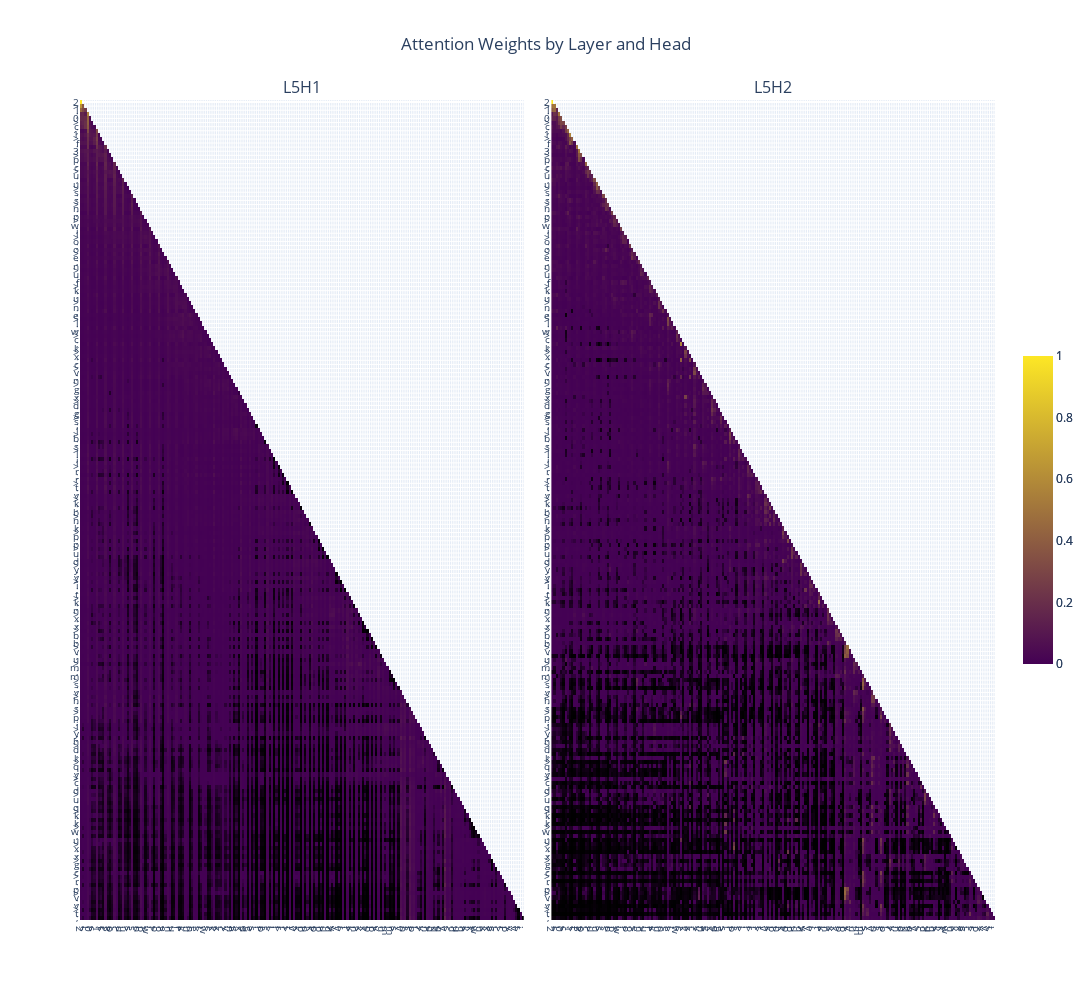

Notebook cell for this chart:
### Markdown cell above
### Layer 5

### Code cell
weights = [attn_weight.detach().cpu().numpy()[0] for attn_weight in attn_weights]
plotly_fig = get_fig(weights, list(prompt), selected_layers=[4], selected_heads=[0, 1], selected_x_toks=list(range(200)), selected_y_toks=list(range(200)))
plotly_fig.show()

### Figure 1 — Plotly figure (JSON) as saved in the notebook; plotly's stock layout.template omitted (floating-point values rounded to 4 significant figures; data arrays with more than 128 entries replaced by an {"elided": "..."} marker saying what was removed)
{"data": [{"colorbar": {"len": 0.4}, "colorscale": [[0, "black"], [0.001, "rgb(68,1,84)"], [1, "rgb(253,231,37)"]], "type": "heatmap", "x": {"elided": "200 int values"}, "xaxis": "x", "y": {"elided": "200 int values"}, "yaxis": "y", "z": {"elided": "200x200 float values"}, "zmax": 1, "zmin": 0}, {"colorbar": {"len": 0.4}, "colorscale": [[0, "black"], [0.001, "rgb(68,1,84)"], [1, "rgb(253,231,37)"]], "type": "heatmap", "x": {"elided": "200 int values"}, "xaxis": "x2", "y": {"elided": "200 int values"}, "yaxis": "y2", "z": {"elided": "200x200 float values"}, "zmax": 1, "zmin": 0}], "layout": {"annotations": [{"font": {"size": 16}, "showarrow": false, "text": "L5H1", "x": 0.2425, "xanchor": "center", "xref": "paper", "y": 1, "yanchor": "bottom", "yref": "paper"}, {"font": {"size": 16}, "showarrow": false, "text": "L5H2", "x": 0.7575, "xanchor": "center", "xref": "paper", "y": 1, "yanchor": "bottom", "yref": "paper"}], "height": 1000, "showlegend": false, "title": {"text": "Attention Weights by Layer and Head", "x": 0.5}, "width": 2000, "xaxis": {"anchor": "y", "domain": [0, 0.485], "tickfont": {"size": 10}, "tickmode": "array", "ticktext": {"elided": "200 str values"}, "tickvals": {"elided": "200 int values"}, "type": "linear"}, "xaxis2": {"anchor": "y2", "domain": [0.515, 1], "tickfont": {"size": 10}, "tickmode": "array", "ticktext": {"elided": "200 str values"}, "tickvals": {"elided": "200 int values"}, "type": "linear"}, "yaxis": {"anchor": "x", "autorange": "reversed", "domain": [0, 1], "tickfont": {"size": 10}, "tickmode": "array", "ticktext": {"elided": "200 str values"}, "tickvals": {"elided": "200 int values"}, "type": "linear"}, "yaxis2": {"anchor": "x2", "autorange": "reversed", "domain": [0, 1], "tickfont": {"size": 10}, "tickmode": "array", "ticktext": {"elided": "200 str values"}, "tickvals": {"elided": "200 int values"}, "type": "linear"}}}
